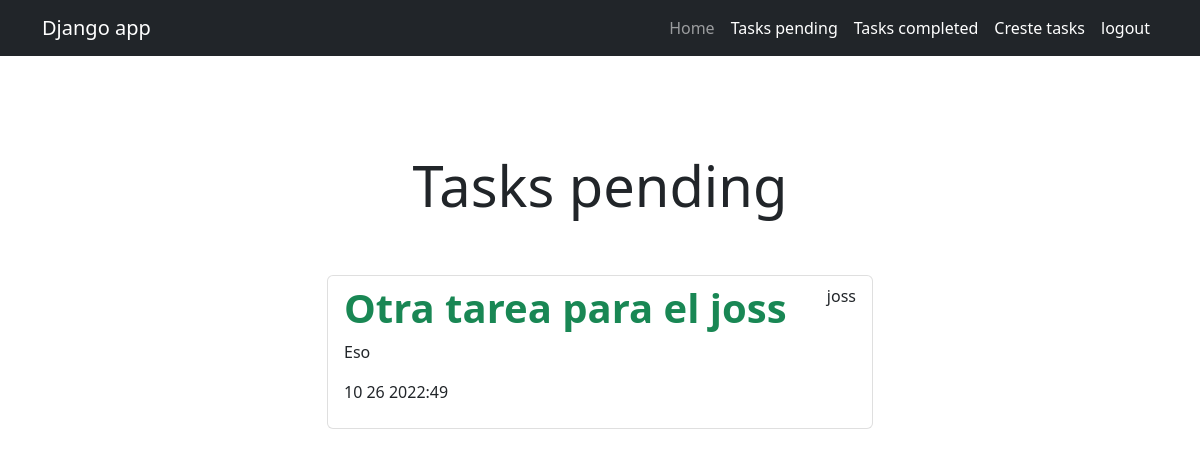
Page /tasks_completed/ (signed in) on the committed database.
### tasks/models.py (models this page shows, shortened)
class Task(models.Model):
    title = models.CharField(max_length=100)
    description = models.TextField(blank=True)
    created = models.DateTimeField(auto_now_add=True)
    datecomplete = models.DateTimeField(null=True, blank=True)
    important = models.BooleanField(default=True)
    user = models.ForeignKey(User, on_delete=models.CASCADE)

### tasks/views.py (the view)
# urls.py: path('tasks_completed/', views.tasks_completed, name='tasks_completed'),
@login_required
def tasks_completed(request):
    tasks = Task.objects.filter(
        user=request.user, datecomplete__isnull=False).order_by('datecomplete')
    return render(request, 'tasks/tasks.html', {'tasks': tasks})

### tasks/templates/tasks/tasks.html
{% extends "base/base.html" %}
{% block content %}
<main class="container mt-5">
  <div class="row">
    <div class="col-md-6 offset-md-3">
<h2 class="text-center display-4 py-5">Tasks pending</h2>
<ul class="list-group">
  {% for task in tasks %}
    <a class="list-group-item" href="{% url 'task_detail' task.id %}">
      <header class="d-flex justify-content-between" >
        {% if task.important %}
        <h1 class="fw-bold text-success">{{ task.title }}</h1>
        {% else %}
        <h5 class="fw-bold">{{ task.title }}</h5>
        {% endif %}
        <p>{{ task.user.username }}</p>
      </header>
      <p>{{ task.description }}</p>
      <p>{{ task.datecomplete|date:'m j Y:i' }}</p>
    </a>
  {% endfor %}
</ul>
    </div>
  </div>
</main>
{% endblock %}

### rows in the picture
Task: title "Otra tarea para el joss", user.username "joss", description "Eso", datecomplete "10 26 2022:49"
